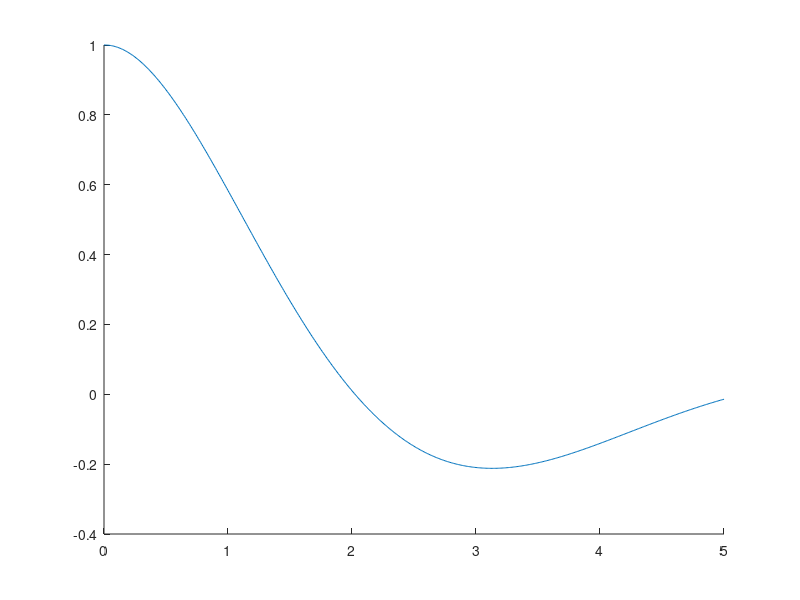

Write the MATLAB code that produced this figure.
% System Matrices
A = [2, 0;1, -1];
B = [1 ; 1];
%Lets pick our favourite poles
P = [-0.5+1i ; -0.5-1i];
%P = [-1+1i ; -1-1i];
%P = [-5 ; -1];
% Pole Placement
K = place(A,B,P);
% Compute the solution
x = [1;1]; t = 0; tf = 5; dt = 0.01;
X = []; T = [];
while(t < tf)
    X = [X, x]; T = [T;t];
    x = x+dt.*(A-B*K)*x;
    t = t+dt;
end
hold on;
plot(T,X(1,:));